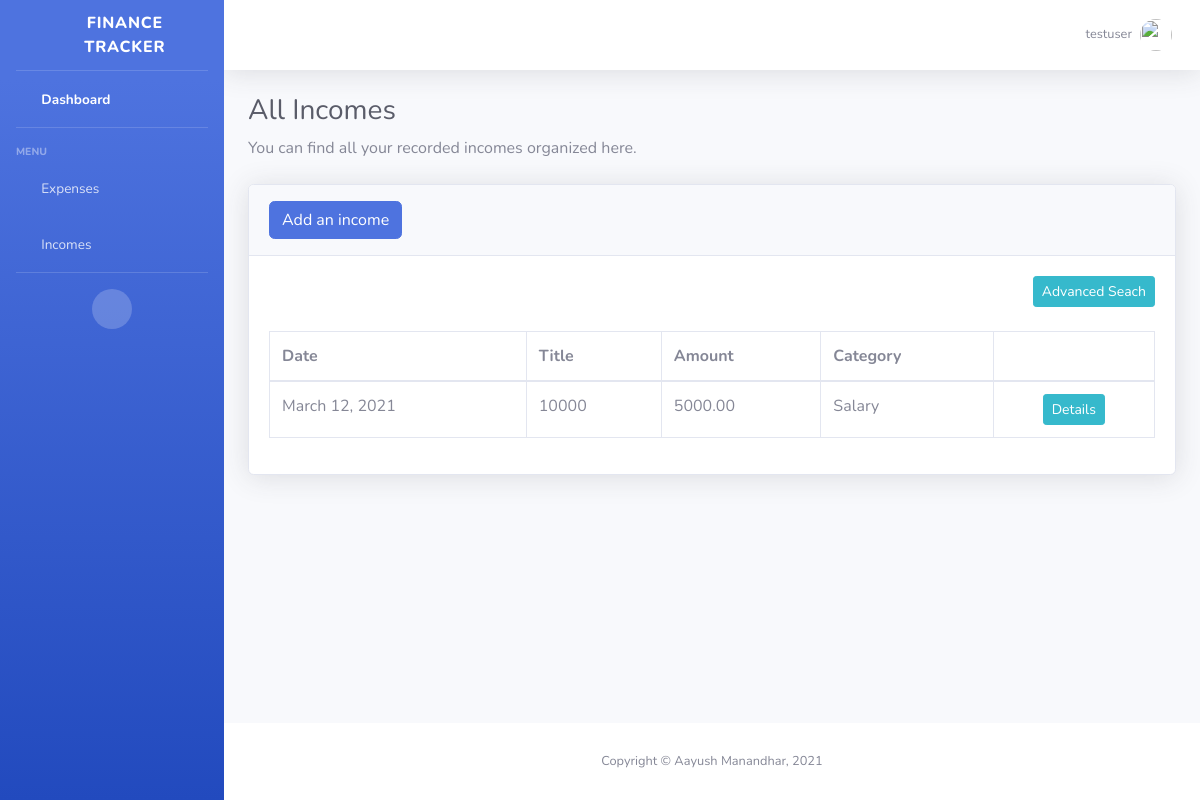
/all_incomes/ (signed in), run on an earlier commit of the app's database.
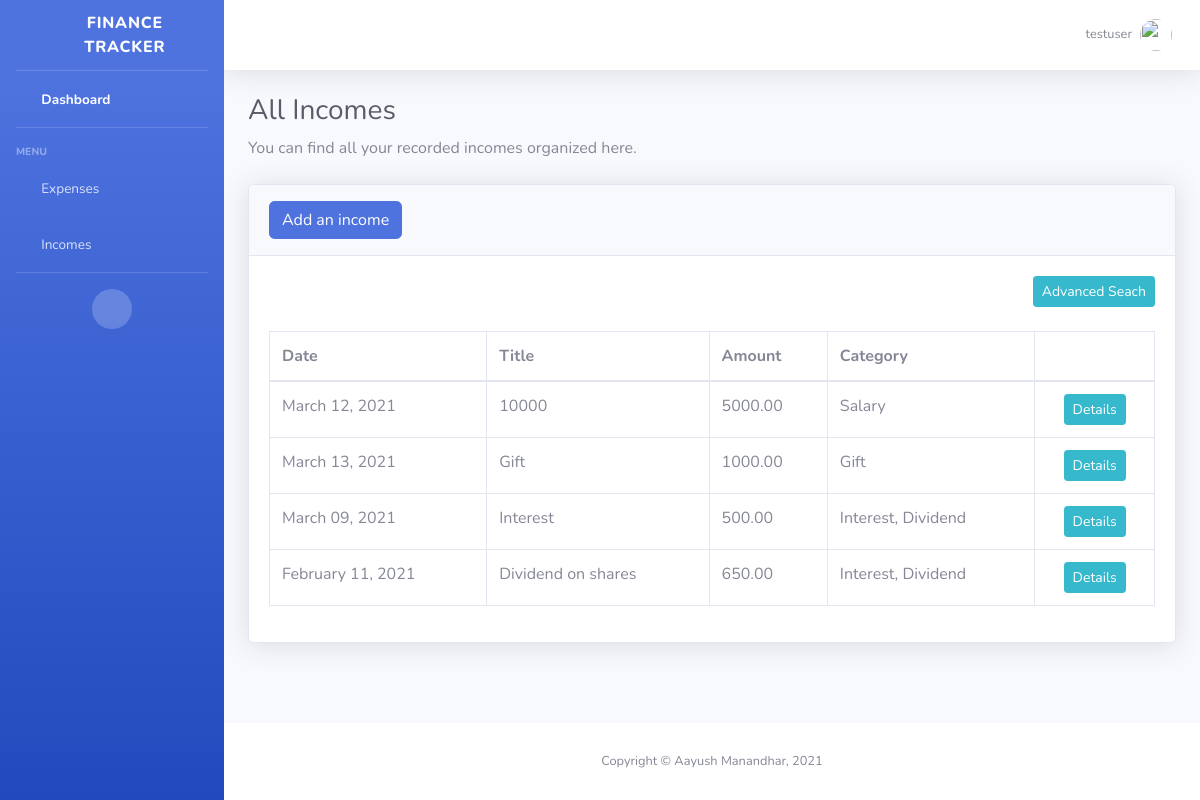
And on a later commit of the database.
### expense/models.py (models this page shows)
class Income(models.Model):
    user = models.ForeignKey(User, on_delete=models.CASCADE, default=1)
    title = models.CharField(max_length=101)
    amount = models.DecimalField(max_digits=8, decimal_places=2)
    date = models.DateField(default=datetime.now)
    category = models.ForeignKey(IncomeCategory, on_delete=models.CASCADE)
    image = models.ImageField(upload_to="images/incomes", default='images/expenses/default.jpg', blank=True)
    description = models.TextField(blank=True)
    def __str__(self):
        return self.title

class IncomeCategory(models.Model):
    name = models.CharField(max_length=20)
    def __str__(self):
        return self.name

### expense/views.py (the view)
# urls.py: path('all_incomes/',views.incomeDetail, name= 'all_incomes'),
def incomeDetail(request):
    incomes = Income.objects.filter(user = request.user)
    categories = IncomeCategory.objects.all()
    myFilter = IncomeFilter(request.GET, queryset=incomes)
    incomes = myFilter.qs
    context = {
        'incomes': incomes,
        'myFilter' : myFilter
    }
    return render(request, 'expense/incomedetail.html', context)

### expense/templates/expense/incomedetail.html (shortened to what this page needs)
<!DOCTYPE html>
<html lang="en" xmlns="http://www.w3.org/1999/html">
{% load static %}
<head>
    <link href="{% static 'expense/vendor/fontawesome-free/css/all.min.css' %}" rel="stylesheet" type="text/css">
    <link href="{% static 'expense/css/sb-admin-2.min.css' %}" rel="stylesheet">
    <link href="{% static 'expense/vendor/datatables/dataTables.bootstrap4.min.css' %}" rel="stylesheet">
</head>
<body id="page-top">
<div id="wrapper">
    {% include "expense/sidebar.html" %}
    <div id="content-wrapper" class="d-flex flex-column">
        <div id="content">
            {% include "expense/topbar.html" %}
            <div class="container-fluid">
                <h1 class="h3 mb-2 text-gray-800">All Incomes</h1>
                <p class="mb-4">You can find all your recorded incomes organized here.</p>
                <div class="card shadow mb-4">
                    <div class="card-header py-3">
                        <h6 class="m-0 font-weight-bold text-primary"><a href="{% url 'add_income' %}" class="btn btn-primary" role="button">
                            Add an income</a></h6>
                    </div>
                    <div class="card-body">
                        <div class="text-right">
                            <button data-toggle="collapse" data-target="#demo" class="btn btn-info btn-sm">Advanced Seach</button> </div> </br>
                        <div class="table-responsive">
                            <table class="table table-bordered" id="dataTable" width="100%" cellspacing="0">
                                <thead>
                                <tr>
                                    <th>Date</th>
                                    <th>Title</th>
                                    <th>Amount</th>
                                    <th>Category</th>
                                    <th></th>
                                </tr>
                                </thead>
                                <tbody>
                                <tr>
                                    {% for expense in incomes %}
                                    <td>{{expense.date|date:"F d, Y"}}</td>
                                    <td>{{ expense }}</td>
                                    <td>{{ expense.amount }}</td>
                                    <td>{{ expense.category }}</td>
                                    <td align="center">
                                        <div class="btn-group">
                                            <a class="btn btn-sm btn-info" href="{% url 'detail_income' expense.id %}">Details</a>
                                        </div>
                                    </td>
                                </tr>
                                {% endfor %}
                                </tbody>
                            </table>
                        </div>
                    </div>
                </div>
            </div>
        </div>
        <footer class="sticky-footer bg-white">
            <div class="container my-auto">
                <div class="copyright text-center my-auto">
                    <span>Copyright &copy; Aayush Manandhar, 2021</span>
                </div>
            </div>
        </footer>
    </div>
</div>
</body>
</html>

What changed in the data, as far as the page shows it:
added Income: date "March 13, 2021", title "Gift", amount "1000.00", category "Gift"
added Income: date "March 09, 2021", title "Interest", amount "500.00", category "Interest, Dividend"
added Income: date "February 11, 2021", title "Dividend on shares", amount "650.00", category "Interest, Dividend"
